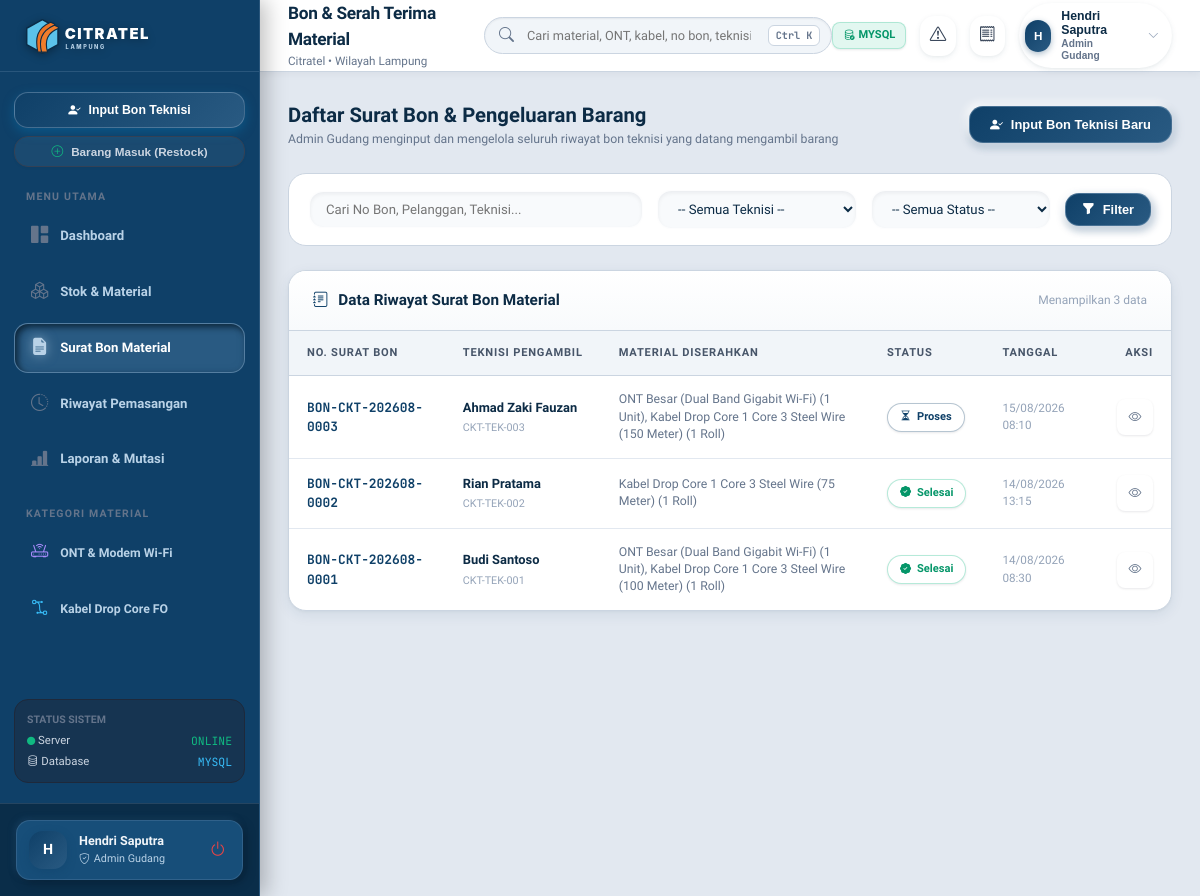
Before: /bon.php (signed in) with the older database file.
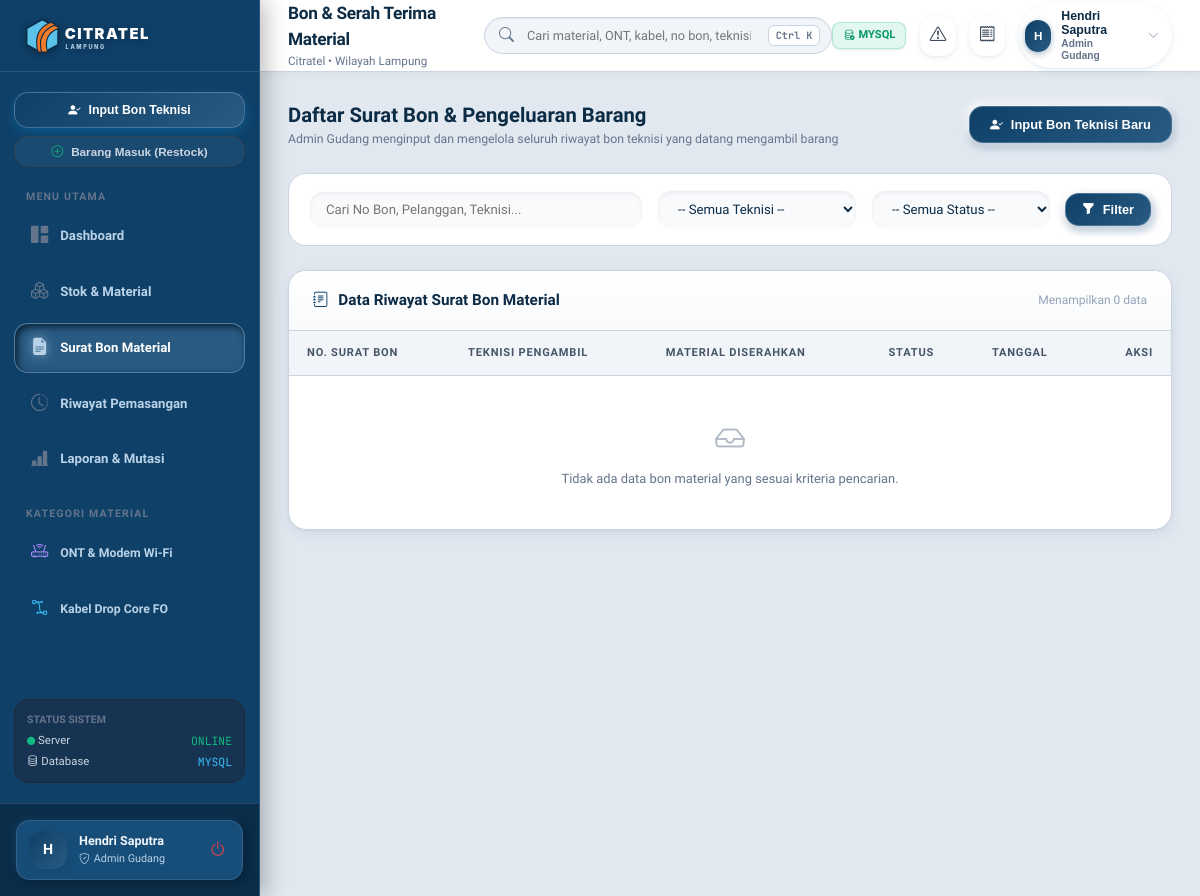
After: the same page with the newer database file.
### tables this page shows
CREATE TABLE `bon_requests` (
  `id` int(11) NOT NULL,
  `bon_number` varchar(50) NOT NULL,
  `user_id` int(11) NOT NULL COMMENT 'Teknisi yang mengambil barang',
  `approved_by` int(11) DEFAULT NULL COMMENT 'Admin Gudang yang melayani',
  `request_type` varchar(50) NOT NULL,
  `customer_id` varchar(50) DEFAULT NULL,
  `customer_name` varchar(150) DEFAULT NULL,
  `customer_address` text DEFAULT NULL,
  `work_order_number` varchar(100) DEFAULT NULL,
  `area_zone` varchar(100) DEFAULT 'Bandar Lampung',
  `status` enum('pending','approved','rejected','completed','cancelled') NOT NULL DEFAULT 'approved',
  `notes` text DEFAULT NULL,
  `admin_notes` text DEFAULT NULL,
  `created_at` datetime DEFAULT current_timestamp(),
  `approved_at` datetime DEFAULT NULL,
  `completed_at` datetime DEFAULT NULL
);

CREATE TABLE `users` (
  `id` int(11) NOT NULL,
  `username` varchar(50) NOT NULL,
  `password` varchar(255) NOT NULL,
  `nik` varchar(50) NOT NULL,
  `name` varchar(100) NOT NULL,
  `role` enum('admin_gudang','teknisi','manager') NOT NULL DEFAULT 'teknisi',
  `department` varchar(100) DEFAULT 'Teknis & Jaringan',
  `avatar` varchar(255) DEFAULT NULL,
  `status` enum('active','inactive') DEFAULT 'active',
  `created_at` datetime DEFAULT current_timestamp()
);

### config/database.php (called while the page is built, shortened)
<?php
function getCurrentUser($pdo) {
    $userId = $_SESSION['user_id'] ?? $_SESSION['current_user_id'] ?? 1;
    $stmt = $pdo->prepare("SELECT * FROM users WHERE id = ?");
    $stmt->execute([$userId]);
    $user = $stmt->fetch();
    return $user;
}
function formatTanggalSingkat($datetime) {
    return date('d/m/Y H:i', strtotime($datetime));
}

### bon.php (the view, shortened to what the changed rows need)
<?php
require_once __DIR__ . '/config/database.php';
require_once __DIR__ . '/includes/header.php';
$searchFilter = trim($_GET['search'] ?? '');
$sql = "
    SELECT b.*, u.name as technician_name, u.nik as technician_nik,
           ua.name as approver_name
    FROM bon_requests b
    JOIN users u ON b.user_id = u.id
    LEFT JOIN users ua ON b.approved_by = ua.id
    WHERE 1=1
";
$params = [];
$sql .= " ORDER BY b.created_at DESC";
$stmt = $pdo->prepare($sql);
$stmt->execute($params);
$bons = $stmt->fetchAll();
?>
<div class="main-wrapper">
  <?php require_once __DIR__ . '/includes/navbar.php'; ?>
  <main class="content-body">
    <?php if (!$isTeknisi): ?>
      <div style="background-color: var(--bg-card); border: 1px solid var(--border-color); border-radius: var(--radius-lg); padding: 16px 20px; margin-bottom: 24px;">
        <form method="GET" action="bon.php" style="display: flex; gap: 14px; align-items: center; flex-wrap: wrap;">
          <div style="flex: 1; min-width: 220px;">
            <input type="text" name="search" class="form-control" placeholder="Cari No Bon, Pelanggan, Teknisi..." value="<?= htmlspecialchars($searchFilter) ?>">
          </div>
          <div style="width: 200px;">
            <select name="tech_id" class="form-select" onchange="this.form.submit()">
              <option value="">-- Semua Teknisi --</option>
            </select>
          </div>
          <div style="width: 180px;">
            <select name="status" class="form-select" onchange="this.form.submit()">
              <option value="">-- Semua Status --</option>
            </select>
          </div>
          <button type="submit" class="btn-primary" style="padding: 8px 16px; font-size: 0.85rem;">
            <i class="bi bi-funnel-fill me-1"></i> Filter
          </button>
        </form>
      </div>
      <div class="table-card">
        <div class="table-card-header">
          <div class="table-card-title">
            <i class="bi bi-journal-text text-primary"></i> Data Riwayat Surat Bon Material
          </div>
          <span style="font-size: 0.8rem; color: var(--text-dim);">Menampilkan <?= count($bons) ?> data</span>
        </div>
        <div class="table-responsive mobile-cards-view">
          <table class="custom-table">
            <thead>
              <tr>
                <th>No. Surat Bon</th>
                <th>Teknisi Pengambil</th>
                <th>Material Diserahkan</th>
                <th>Status</th>
                <th>Tanggal</th>
                <th style="text-align: right;">Aksi</th>
              </tr>
            </thead>
            <tbody>
              <?php if (empty($bons)): ?>
                <tr>
                  <td colspan="6" style="text-align: center; padding: 40px; color: var(--text-muted);">
                    <i class="bi bi-inbox" style="font-size: 2rem; display: block; opacity: 0.5; margin-bottom: 8px;"></i>
                    Tidak ada data bon material yang sesuai kriteria pencarian.
                  </td>
                </tr>
              <?php else: ?>
                <?php foreach ($bons as $b):
                  $stItems = $pdo->prepare("SELECT m.name, bi.quantity_approved, bi.quantity_requested, m.unit FROM bon_items bi JOIN materials m ON bi.material_id = m.id WHERE bi.bon_id = ?");
                  $stItems->execute([$b['id']]);
                  $bItems = $stItems->fetchAll();
                  $bSummary = [];
                  foreach ($bItems as $it) {
                      $qty = $it['quantity_approved'] > 0 ? $it['quantity_approved'] : $it['quantity_requested'];
                      $bSummary[] = $it['name'] . ' (' . $qty . ' ' . $it['unit'] . ')';
                  }
                  $bSummaryText = implode(', ', $bSummary);
                ?>
                  <tr>
                    <td data-label="No. Surat Bon">
                      <a href="bon.php?id=<?= $b['id'] ?>" style="font-family: var(--font-mono); font-weight: 700; color: var(--primary);">
                        <?= htmlspecialchars($b['bon_number']) ?>
                      </a>
                    </td>
                    <td data-label="Teknisi">
                      <div style="font-weight: 600; color: var(--text-main);"><?= htmlspecialchars($b['technician_name']) ?></div>
                      <small style="color: var(--text-dim);"><?= htmlspecialchars($b['technician_nik']) ?></small>
                    </td>
                    <td data-label="Material Diserahkan">
                      <div style="max-width: 320px; font-size: 0.82rem; color: var(--text-muted); line-height: 1.4;" title="<?= htmlspecialchars($bSummaryText) ?>">
                        <?= htmlspecialchars($bSummaryText ?: 'Tidak ada barang') ?>
                      </div>
                    </td>
                    <td data-label="Status">
                      <?php if ($b['status'] === 'approved'): ?>
                        <span class="status-pill status-approved"><i class="bi bi-hourglass-split"></i> Proses</span>
                      <?php elseif ($b['status'] === 'completed'): ?>
                        <span class="status-pill status-completed"><i class="bi bi-patch-check-fill"></i> Selesai</span>
                      <?php elseif ($b['status'] === 'pending'): ?>
                        <span class="status-pill status-pending"><i class="bi bi-hourglass-split"></i> Pending</span>
                      <?php else: ?>
                        <span class="status-pill status-rejected"><i class="bi bi-x-circle"></i> Dibatalkan</span>
                      <?php endif; ?>
                    </td>
                    <td data-label="Waktu" style="color: var(--text-dim); font-size: 0.78rem;">
                      <?= formatTanggalSingkat($b['created_at']) ?>
                    </td>
                    <td data-label="Aksi" style="text-align: right;">
                      <div class="btn-action-group" style="justify-content: flex-end; align-items: center; gap: 6px; width: 100%;">
                        <a href="bon.php?id=<?= $b['id'] ?>" class="btn-icon-action" title="Lihat Rincian & Pasang Per-SN">
                          <i class="bi bi-eye"></i>
                        </a>
                      </div>
                    </td>
                  </tr>
                <?php endforeach; ?>
              <?php endif; ?>
            </tbody>
          </table>
        </div>
      </div>
    <?php endif; ?>
  </main>
</div>
<?php require_once __DIR__ . '/includes/footer.php'; ?>

Changed rows visible on the page:
removed bon_requests: bon_number "BON-CKT-202608-0003", user.name "Ahmad Zaki Fauzan", user.nik "CKT-TEK-003", bSummaryText "ONT Besar (Dual Band Gigabit Wi-Fi) (1 Unit), Kabel Drop Core 1 Core 3 Steel Wire (150 Meter) (1 Roll)", status "approved" (drawn), created_at "15/08/2026 08:10"
removed bon_requests: bon_number "BON-CKT-202608-0002", user.name "Rian Pratama", user.nik "CKT-TEK-002", bSummaryText "Kabel Drop Core 1 Core 3 Steel Wire (75 Meter) (1 Roll)", status "completed" (drawn), created_at "14/08/2026 13:15"
removed bon_requests: bon_number "BON-CKT-202608-0001", user.name "Budi Santoso", user.nik "CKT-TEK-001", bSummaryText "ONT Besar (Dual Band Gigabit Wi-Fi) (1 Unit), Kabel Drop Core 1 Core 3 Steel Wire (100 Meter) (1 Roll)", status "completed" (drawn), created_at "14/08/2026 08:30"
Other visible differences:
count($bons): "3" → "0"
text now shown: "Tidak ada data bon material yang sesuai kriteria pencarian."
